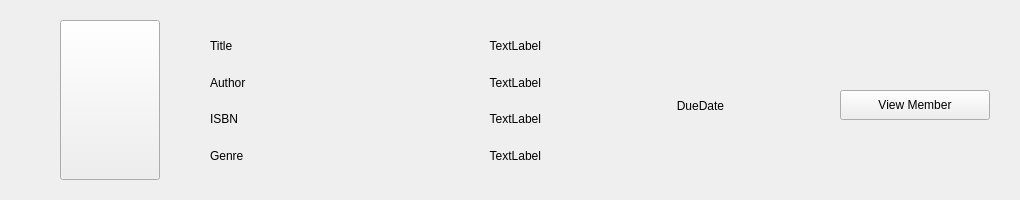
<?xml version="1.0" encoding="UTF-8"?>
<ui version="4.0">
 <class>OverdueBooks</class>
 <widget class="QWidget" name="OverdueBooks">
  <property name="geometry">
   <rect>
    <x>0</x>
    <y>0</y>
    <width>1020</width>
    <height>200</height>
   </rect>
  </property>
  <property name="minimumSize">
   <size>
    <width>1020</width>
    <height>200</height>
   </size>
  </property>
  <property name="windowTitle">
   <string>Form</string>
  </property>
  <widget class="QPushButton" name="cover">
   <property name="geometry">
    <rect>
     <x>60</x>
     <y>20</y>
     <width>100</width>
     <height>160</height>
    </rect>
   </property>
   <property name="text">
    <string/>
   </property>
  </widget>
  <widget class="QWidget" name="layoutWidget">
   <property name="geometry">
    <rect>
     <x>210</x>
     <y>30</y>
     <width>131</width>
     <height>141</height>
    </rect>
   </property>
   <layout class="QVBoxLayout" name="verticalLayout_2">
    <item>
     <widget class="QLabel" name="authorLabel_2">
      <property name="text">
       <string>Title</string>
      </property>
      <property name="alignment">
       <set>Qt::AlignLeading|Qt::AlignLeft|Qt::AlignVCenter</set>
      </property>
     </widget>
    </item>
    <item>
     <widget class="QLabel" name="titleLabel_2">
      <property name="text">
       <string>Author</string>
      </property>
      <property name="alignment">
       <set>Qt::AlignLeading|Qt::AlignLeft|Qt::AlignVCenter</set>
      </property>
     </widget>
    </item>
    <item>
     <widget class="QLabel" name="isbnLabel_2">
      <property name="text">
       <string>ISBN</string>
      </property>
      <property name="alignment">
       <set>Qt::AlignLeading|Qt::AlignLeft|Qt::AlignVCenter</set>
      </property>
     </widget>
    </item>
    <item>
     <widget class="QLabel" name="genreLabel_2">
      <property name="text">
       <string>Genre</string>
      </property>
      <property name="alignment">
       <set>Qt::AlignLeading|Qt::AlignLeft|Qt::AlignVCenter</set>
      </property>
     </widget>
    </item>
   </layout>
  </widget>
  <widget class="QLabel" name="dueLabel">
   <property name="geometry">
    <rect>
     <x>580</x>
     <y>90</y>
     <width>241</width>
     <height>31</height>
    </rect>
   </property>
   <property name="text">
    <string>DueDate</string>
   </property>
   <property name="alignment">
    <set>Qt::AlignCenter</set>
   </property>
  </widget>
  <widget class="QWidget" name="layoutWidget">
   <property name="geometry">
    <rect>
     <x>340</x>
     <y>30</y>
     <width>201</width>
     <height>141</height>
    </rect>
   </property>
   <layout class="QVBoxLayout" name="verticalLayout">
    <item>
     <widget class="QLabel" name="titleLabel">
      <property name="text">
       <string>TextLabel</string>
      </property>
      <property name="alignment">
       <set>Qt::AlignRight|Qt::AlignTrailing|Qt::AlignVCenter</set>
      </property>
     </widget>
    </item>
    <item>
     <widget class="QLabel" name="authorLabel">
      <property name="text">
       <string>TextLabel</string>
      </property>
      <property name="alignment">
       <set>Qt::AlignRight|Qt::AlignTrailing|Qt::AlignVCenter</set>
      </property>
     </widget>
    </item>
    <item>
     <widget class="QLabel" name="isbnLabel">
      <property name="text">
       <string>TextLabel</string>
      </property>
      <property name="alignment">
       <set>Qt::AlignRight|Qt::AlignTrailing|Qt::AlignVCenter</set>
      </property>
     </widget>
    </item>
    <item>
     <widget class="QLabel" name="genreLabel">
      <property name="text">
       <string>TextLabel</string>
      </property>
      <property name="alignment">
       <set>Qt::AlignRight|Qt::AlignTrailing|Qt::AlignVCenter</set>
      </property>
     </widget>
    </item>
   </layout>
  </widget>
  <widget class="QPushButton" name="overdueButton">
   <property name="geometry">
    <rect>
     <x>840</x>
     <y>90</y>
     <width>150</width>
     <height>30</height>
    </rect>
   </property>
   <property name="cursor">
    <cursorShape>PointingHandCursor</cursorShape>
   </property>
   <property name="text">
    <string>View Member</string>
   </property>
  </widget>
 </widget>
 <resources/>
 <connections/>
</ui>
